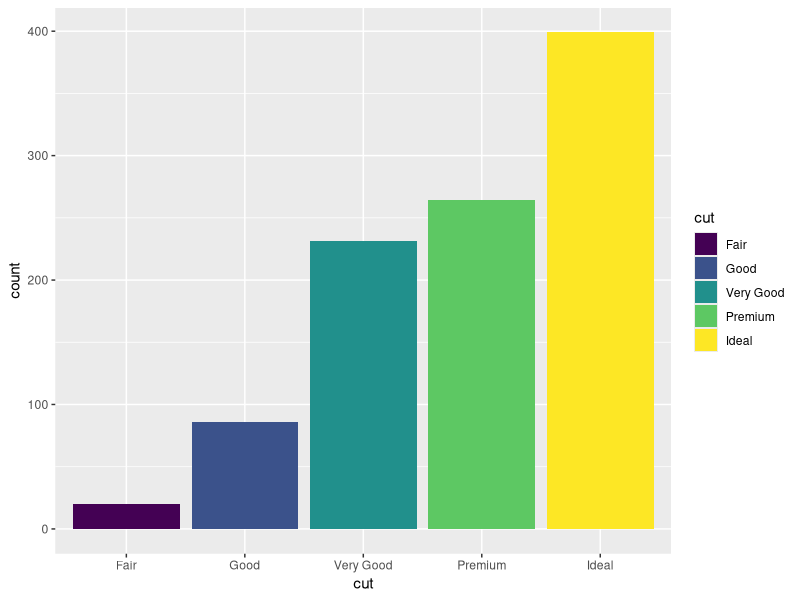
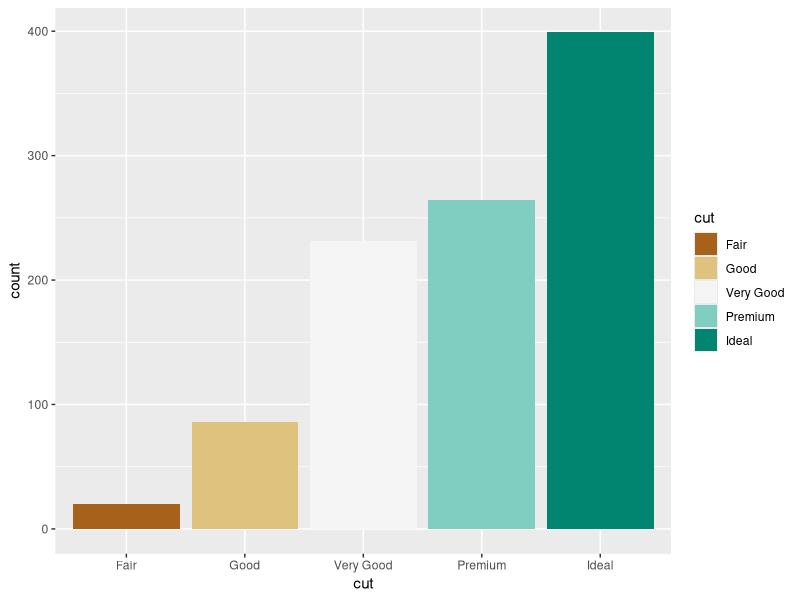
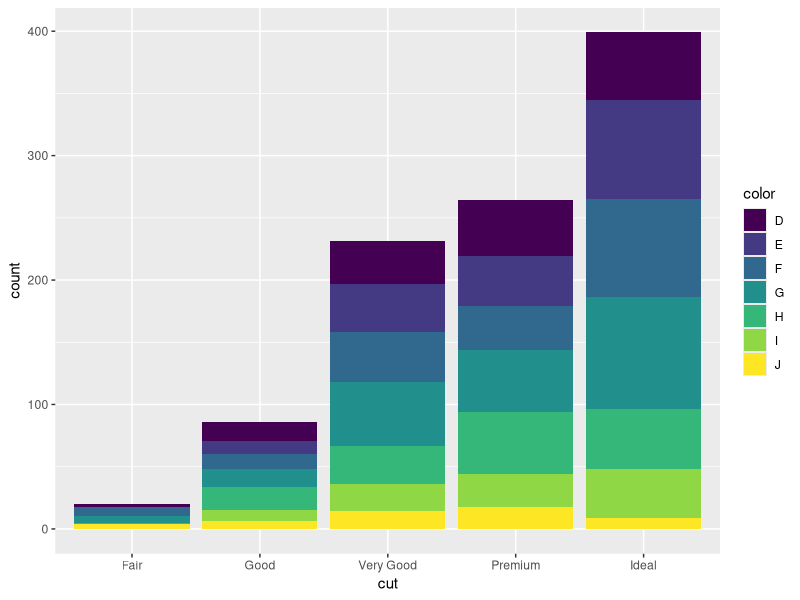
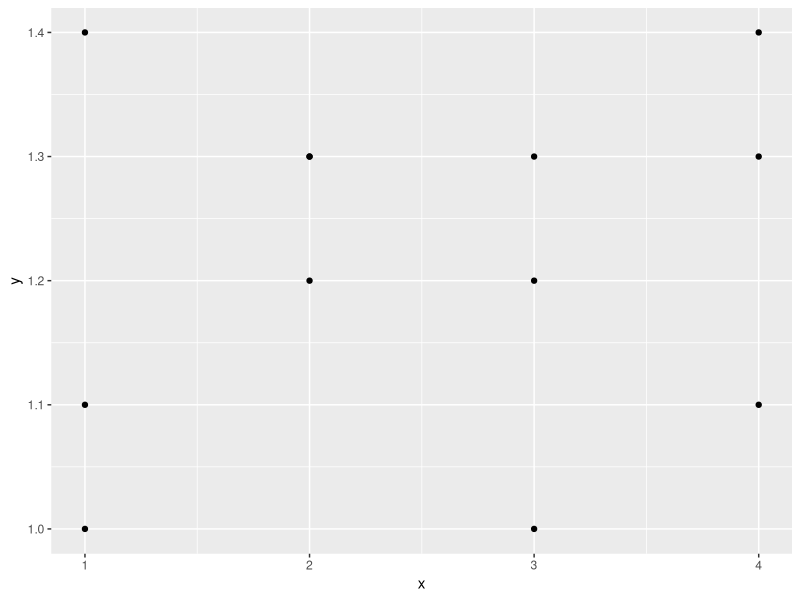
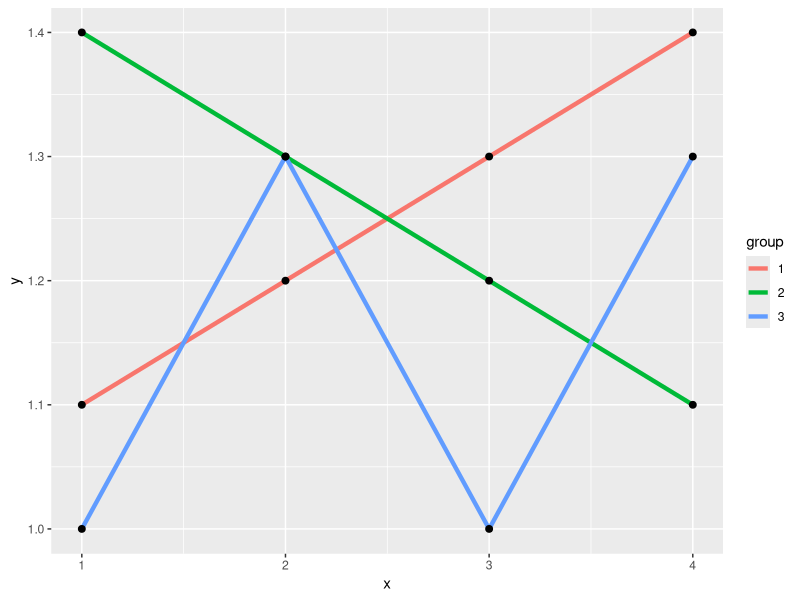
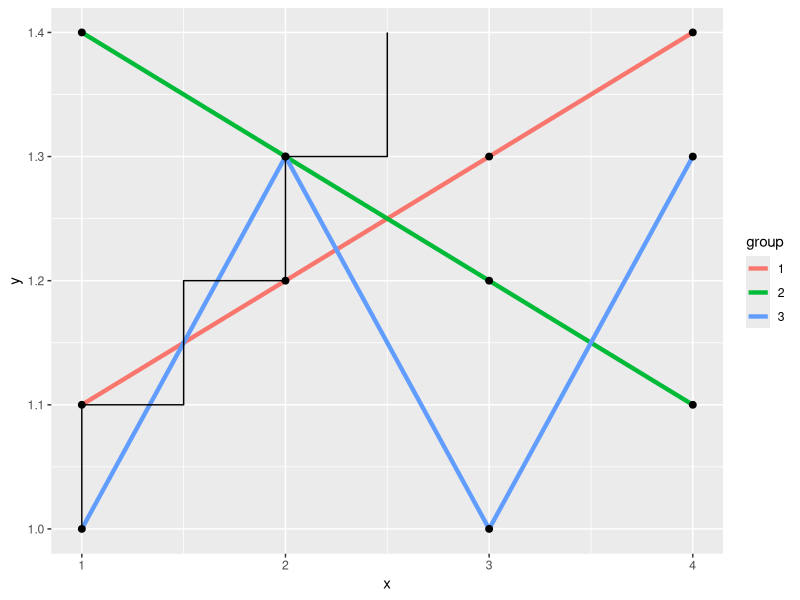
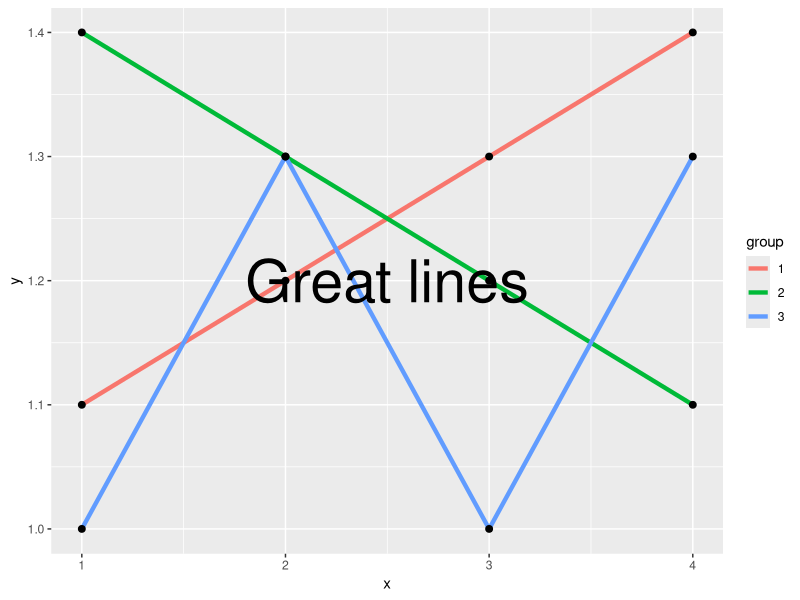
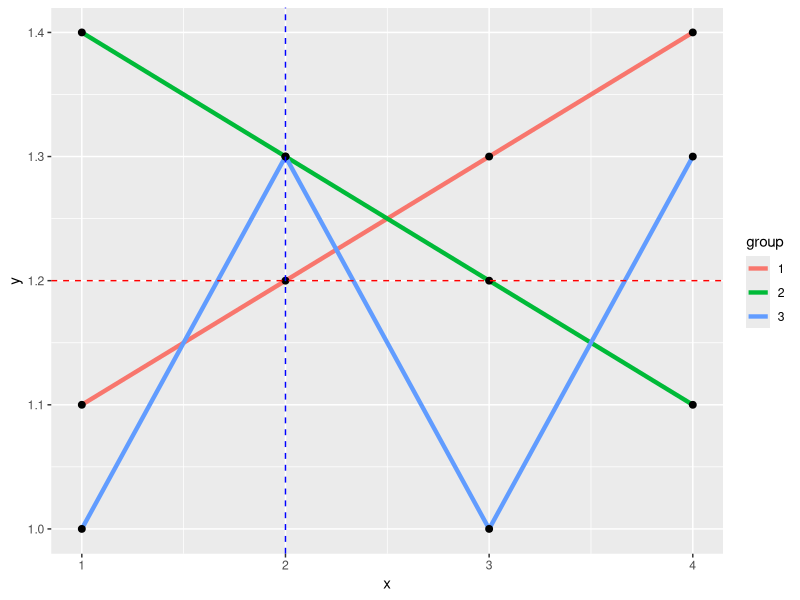

R code for these plots, in order:
library(tidyverse)
library(RColorBrewer)

# Preview the data
diamonds
diamonds_subset = sample_n(diamonds, 1000, replace=FALSE)


# Bar charts are another example of a statistical transformation
# (like histograms). 
ggplot(diamonds_subset, aes(x=cut)) +
  geom_bar(aes(fill=cut))

# Create a custom color scale
?brewer.pal
myColors = brewer.pal(5,"BrBG") # produces an array/list of colors
names(myColors) = levels(diamonds_subset$cut) # converts to a named list

ggplot(diamonds_subset, aes(x=cut)) +
  geom_bar(aes(fill=cut)) +
  scale_fill_manual(values = myColors) # provides color scale for fill aesthetic

# https://www.w3schools.com/colors/colors_picker.asp


# Stacked bar charts are created by mapping a variable to the fill
# aesthetic
ggplot(diamonds_subset, aes(x=cut)) +
  geom_bar(aes(fill=color))

# To connect lines, you need to group points
df = tibble(x = c(1,2,3,4,1,2,3,4,1,2,3,4), 
            y = c(1.1,1.2,1.3,1.4,1.4,1.3,1.2,1.1,1,1.3,1,1.3),
            group = factor(c(1,1,1,1,2,2,2,2,3,3,3,3)))

df

ggplot(df, aes(x=x, y=y, group=group)) +
  geom_point()

ggplot(df, aes(x=x, y=y, group=group)) +
  geom_line(size=1.5, aes(color=group)) +
  geom_point(size=2)


# Including another data set in a specific layer
df2 = tibble(x = c(1, 1, 1.5, 1.5, 2, 2, 2.5, 2.5), 
             y = c(1, 1.1, 1.1, 1.2, 1.2, 1.3, 1.3, 1.4),
             group = factor(rep(1, 8)))

ggplot(df, aes(x=x, y=y, group=group)) +
  geom_line(size=1.5, aes(color=group)) +
  geom_point(size=2) +
  geom_line(data=df2, aes(x=x, y=y, group=group))


# Annotations can be added using an "annotation" layer
# https://ggplot2.tidyverse.org/reference/annotate.html
ggplot(df, aes(x=x, y=y, group=group)) +
  geom_line(size=1.5, aes(color=group)) +
  geom_point(size=2) +
  annotate("text", x = 2.5, y = 1.2, label = "Great lines", size=15)

ggplot(df, aes(x=x, y=y, group=group)) +
  geom_line(size=1.5, aes(color=group)) +
  geom_point(size=2) +
  geom_hline(yintercept = 1.2, color='red', linetype='dashed') +
  geom_vline(xintercept = 2, color='blue', linetype='dashed')



# You can change the default axis limits
ggplot(df, aes(x=x, y=y, group=group)) +
  geom_line(size=1.5, aes(color=group)) +
  geom_point(size=2) +
  geom_hline(yintercept = 1.2, color='red', linetype='dashed') +
  geom_vline(xintercept = 2, color='blue', linetype='dashed') +
  xlim(1,2)


# The classic ggplot theme isn't bad, but often it's good to 
# have simpler backgrounds and plot structure
ggplot(df, aes(x=x, y=y, group=group)) +
  geom_line(size=1.5, aes(color=group)) +
  geom_point(size=2) +
  geom_hline(yintercept = 1.2, color='red', linetype='dashed') +
  geom_vline(xintercept = 2, color='blue', linetype='dashed') +
  theme_minimal()


# More generally, any characteristic of a figure can be changed 
# using the theme layer
ggplot(df, aes(x=x, y=y, group=group)) +
  geom_line(size=1.5, aes(color=group)) +
  geom_point(size=2) +
  geom_hline(yintercept = 1.2, color='red', linetype='dashed') +
  geom_vline(xintercept = 2, color='blue', linetype='dashed') +
  theme_light() +
  theme(legend.position = "none", 
        axis.ticks.length = unit(2, "cm"))


# You can include special fonts or symbols in your 
# titles and labels using the "expression" function
ggplot(diamonds, aes(x=cut)) +
  geom_bar() +
  labs(x='Diamond Type',
       y=expression(paste('Count'['diamond'])),
       title=expression(paste('Higher quality diamonds are most common'^{'usually'})))

ggplot(diamonds, aes(x=price)) +
  geom_histogram() +
  labs(x='Diamond Price ($)',
       y=expression(paste('Count'['diamond'])),
       title=expression(paste('Higher quality diamonds are most common ', lambda, ' ', pi)))


# Follow the link in the slides for more detailed examples, but to get started:
# paste() concatenates strings together
# [] = subscript
# ^{} = superscript
# special characters such as "lambda"